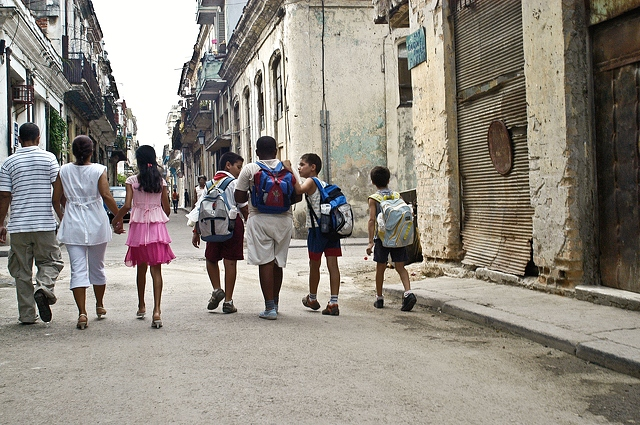
#> input picture 산업컴퓨터비전실제/14week/image.jpg, 640 x 425 px, given in place of ..BmW.png, which was not available
$ python week6-2.py   (older library calls are emulated)
#> lines starting #> are read from the running program, lines starting #| are printed output that depends on the picture; after the words box and inside, x2 and y2 are one past the last pixel; in counts of white or black regions, pixels touching at a corner belong together; pictures that were not available may be replaced by others from this repository, and a replacement may not be noted
import cv2
import numpy as np


img = cv2.imread('..BmW.png', cv2.IMREAD_GRAYSCALE)
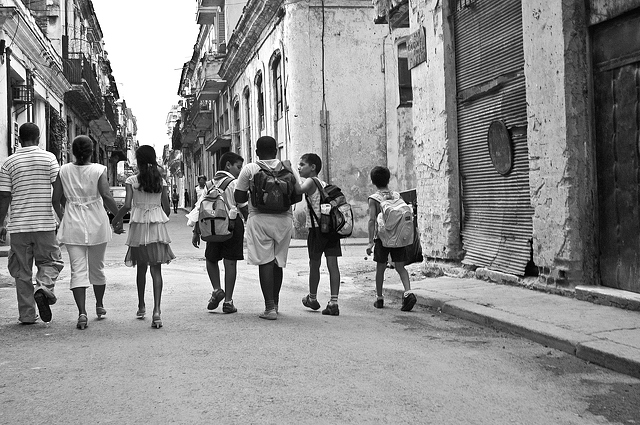
#> img: shape (425, 640); min 0, max 255, mean 139.6

connectivity = 8

num_labels, labelmap = cv2.connectedComponents(img, connectivity, cv2.CV_32S)
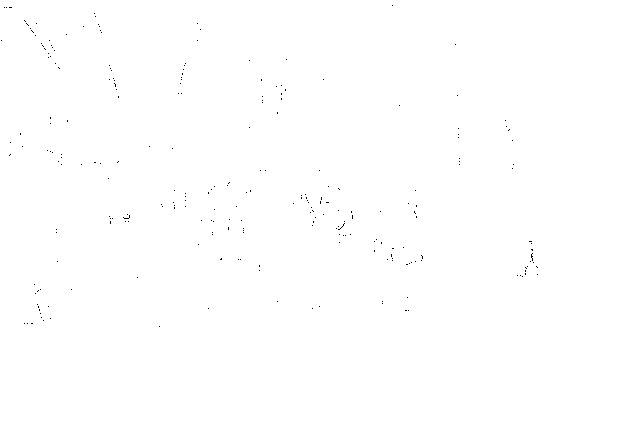
#> labelmap: shape (425, 640) int32; values 0 (black) and 1 (white), 99.9% white; black in thin lines or dots, all inside (x1, y1, x2, y2) = (1, 5, 538, 327)
#> num_labels = 2

img = np.hstack((img, labelmap.astype(np.float32)/(num_labels - 1)))
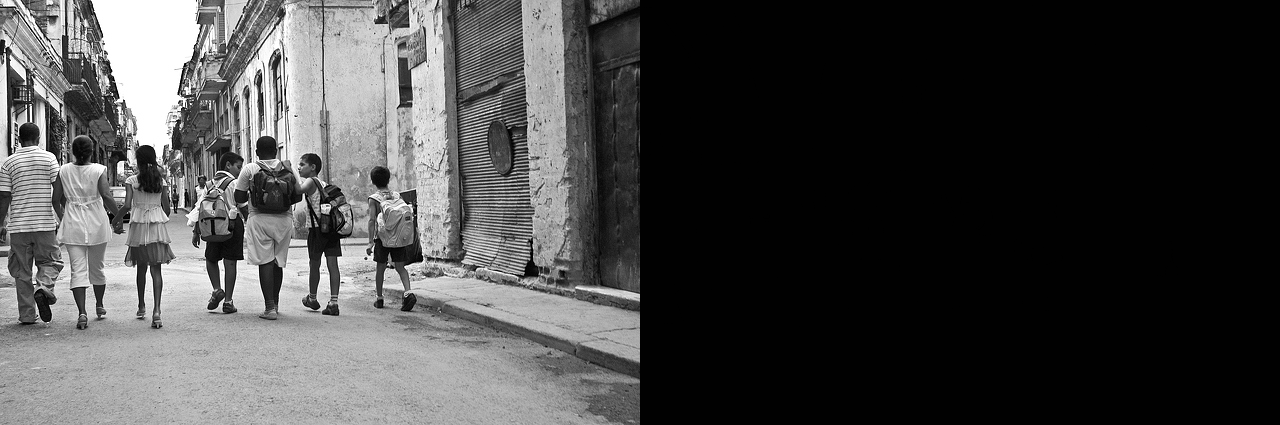
#> img: shape (425, 1280) float32; min 0, max 255, mean 70.3
cv2.imshow('Connected components', img)
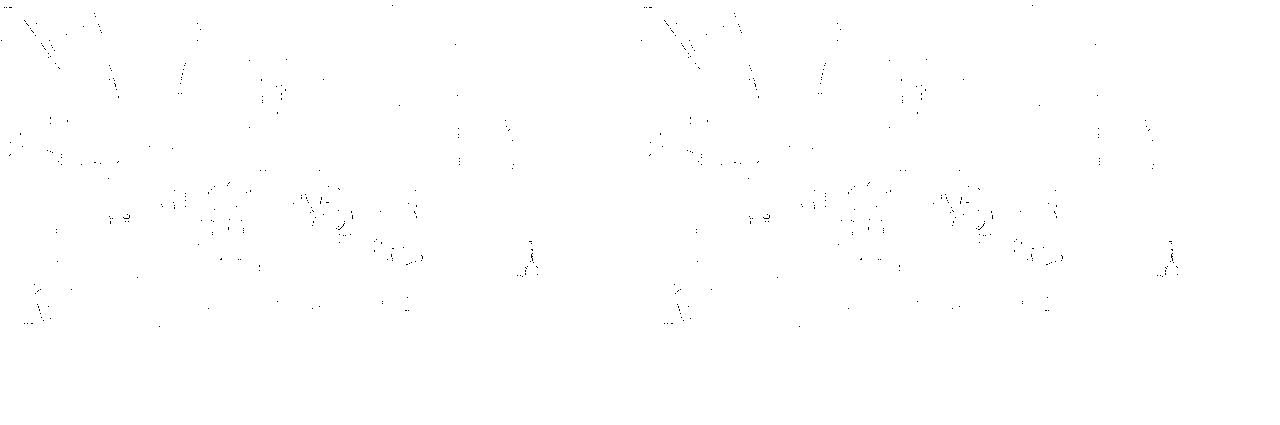
#> window 'Connected components': shape (425, 1280); 99.9% white; black in thin lines or dots, all inside (x1, y1, x2, y2) = (1, 5, 1178, 327)
cv2.waitKey()
cv2.destroyAllWindows()

img = cv2.imread('BmW.png', cv2.IMREAD_GRAYSCALE)
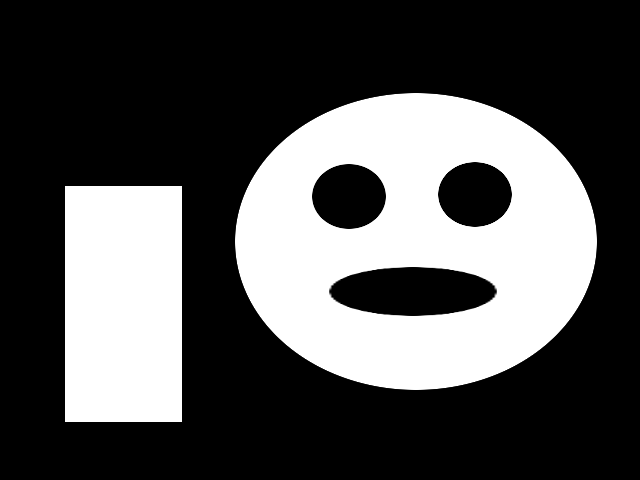
#> input picture 산업컴퓨터비전실제/6주차 실습/BmW.png, 640 x 480 px
#> img is the input picture: shape (480, 640); min 0, max 255, mean 81.4
otsu_thr, otsu_mask = cv2.threshold(img, -1, 1, cv2.THRESH_BINARY | cv2.THRESH_OTSU)
#> otsu_mask: shape (480, 640); values 0 (black) and 1 (white), 31.9% white; 2 white regions, box (x1, y1, x2, y2) and area: (235, 93, 597, 390) 70402, (65, 186, 182, 422) 27612
#> otsu_thr = 127

output = cv2.connectedComponentsWithStats(otsu_mask, connectivity, cv2.CV_32S)

mun_labels, labelmap, stats, centers = output
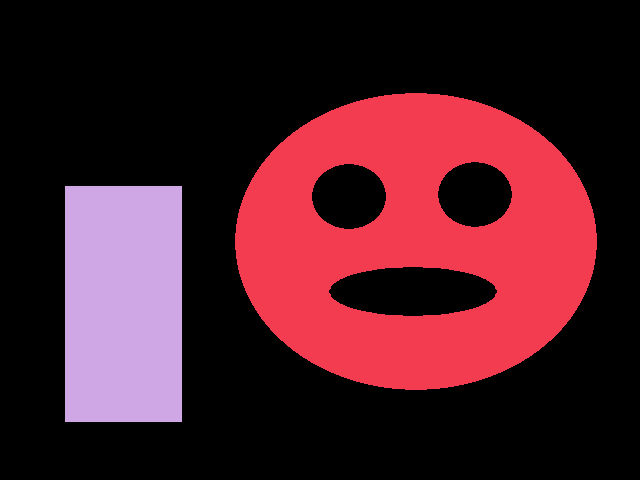
#> labelmap: shape (480, 640) int32; 3 distinct labels, from 0 to 2; one colour per label, 0 black
#> mun_labels = 3; stats = [[0, 0, 640, 480, 209186], [235, 93, 362, 297, 70402], [65, 186, 117, 236, 27612]]; centers = [[312.9, 230.4], [416.2, 241.4], [123, 303.5]]
colored = np.full((img.shape[0], img.shape[1], 3), 0, np.uint8)

for l in range(1, num_labels):
#> (the run stopped early here; a loop or call above may not have finished)
